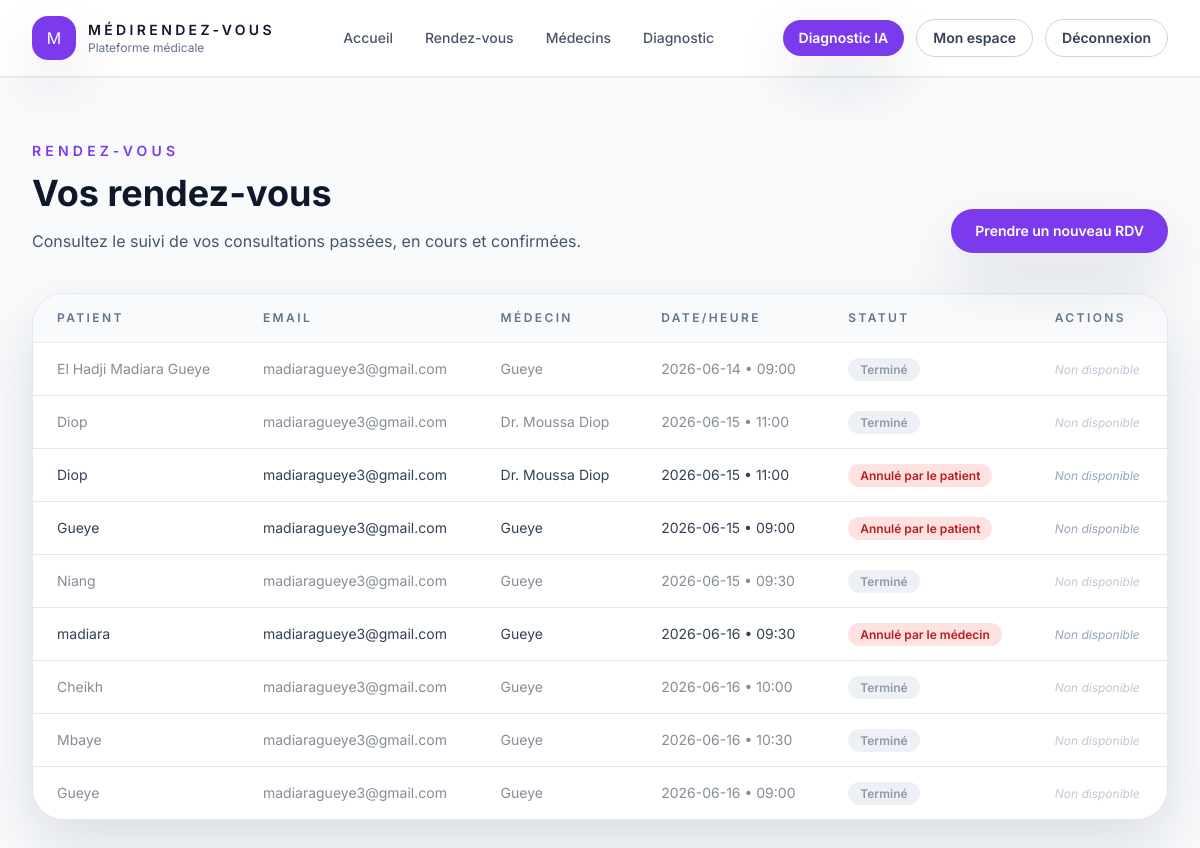
The page /rendezvous (signed in) on the database its author committed.
### app/models.py (models this page shows)
class RendezVous(db.Model):
    __tablename__ = 'rendez_vous'
    id = db.Column(db.Integer, primary_key=True)
    patient_id = db.Column(db.Integer, db.ForeignKey('patient.id', name="fk_rdv_patient"), nullable=True)
    patient_nom = db.Column(db.String(100), nullable=False)
    patient_email = db.Column(db.String(120))
    medecin_id = db.Column(db.Integer, db.ForeignKey('medecin.id', name="fk_rdv_medecin"), nullable=False)
    date = db.Column(db.String(20), nullable=False)
    horaire = db.Column(db.String(50))
    statut = db.Column(db.String(30), default='En attente')
    motif = db.Column(db.String(255))
    note = db.Column(db.Text, nullable=True)
    consultation = db.relationship('Consultation', backref='rendezvous_rel', uselist=False)

class Medecin(db.Model):
    __tablename__ = 'medecin'
    id = db.Column(db.Integer, primary_key=True)
    user_id = db.Column(db.Integer, db.ForeignKey('user.id', name="fk_medecin_user"), nullable=True)
    prenom = db.Column(db.String(80))
    nom = db.Column(db.String(100), nullable=False)
    specialite = db.Column(db.String(100), nullable=False)
    specialite_id = db.Column(db.Integer, db.ForeignKey('specialite.id', name="fk_medecin_specialite"), nullable=True)
    prix = db.Column(db.String(50), nullable=False)
    email = db.Column(db.String(120))
    telephone = db.Column(db.String(30))
    numero_ordre = db.Column(db.String(80))
    experience = db.Column(db.String(80))
    disponibilites = db.relationship('Disponibilite', backref='medecin_rel', lazy=True)
    rendezvous_list = db.relationship('RendezVous', backref='medecin', lazy=True)
    consultations = db.relationship('Consultation', backref='medecin_rel', lazy=True)

### app/routes.py (the view)
@app.route('/rendezvous')
@login_required()
def voir_rendezvous():
    today = date.today().isoformat()
    if current_user.role == 'patient' and current_user.patient:
        rdv_list = RendezVous.query.filter_by(patient_id=current_user.patient.id).order_by(RendezVous.date).all()
    elif current_user.role == 'medecin' and current_user.medecin:
        rdv_list = RendezVous.query.filter_by(medecin_id=current_user.medecin.id).order_by(RendezVous.date).all()
    else:
        rdv_list = RendezVous.query.order_by(RendezVous.date).all()
    return render_template('rendezvous.html', rdv=rdv_list, today=today,get_rdv_statut_reel=get_rdv_statut_reel)

### app/routes.py (called while the page is built)
@login_manager.user_loader
def load_user(user_id):
    return User.query.get(int(user_id))

def login_required(role=None):
    def decorator(func):
        @wraps(func)
        def wrapper(*args, **kwargs):
            if not current_user.is_authenticated:
                return redirect(url_for('login'))
            if not current_user.actif:
                logout_user()
                flash('Compte désactivé. Contactez l’administrateur.', 'danger')
                return redirect(url_for('login'))
            if role is not None:
                allowed_roles = role if isinstance(role, (list, tuple)) else [role]
                if current_user.role not in allowed_roles:
                    flash('Accès refusé.', 'danger')
                    return redirect(url_for('home'))
            return func(*args, **kwargs)
        return wrapper
    return decorator

def get_rdv_statut_reel(rdv):
    rdv_datetime_str = f"{rdv.date} {rdv.horaire[:5]}" # Format "YYYY-MM-DD HH:MM"
    try:
        rdv_datetime = datetime.strptime(rdv_datetime_str, "%Y-%m-%d %H:%M")
        if rdv_datetime < datetime.now() and rdv.statut not in ['Annulé', 'Annulé par le patient', 'Annulé par le médecin']:
            return "Terminé"
    except:
        pass
    return rdv.statut

### app/templates/rendezvous.html
{% extends "base.html" %}
{% block content %}
<section class="mx-auto max-w-7xl px-4 py-16 sm:px-6 lg:px-8">
  <div class="mb-10 flex flex-col gap-4 sm:flex-row sm:items-end sm:justify-between">
    <div>
      <p class="text-sm font-semibold uppercase tracking-[0.3em] text-violet-600">Rendez-vous</p>
      <h1 class="mt-3 text-3xl font-bold text-slate-900 sm:text-4xl">Vos rendez-vous</h1>
      <p class="mt-4 max-w-2xl text-slate-600">Consultez le suivi de vos consultations passées, en cours et confirmées.</p>
    </div>
    <a href="{{ url_for('medecins') }}" class="inline-flex items-center justify-center rounded-full bg-violet-600 px-6 py-3 text-sm font-semibold text-white shadow-soft transition hover:bg-violet-700">Prendre un nouveau RDV</a>
  </div>
  {% if rdv %}
  <div class="overflow-hidden rounded-[2rem] border border-slate-200 bg-white shadow-soft">
    <table class="min-w-full divide-y divide-slate-200">
      <thead class="bg-slate-50">
        <tr>
          <th class="px-6 py-4 text-left text-xs font-semibold uppercase tracking-[0.2em] text-slate-500">Patient</th>
          <th class="px-6 py-4 text-left text-xs font-semibold uppercase tracking-[0.2em] text-slate-500">Email</th>
          <th class="px-6 py-4 text-left text-xs font-semibold uppercase tracking-[0.2em] text-slate-500">Médecin</th>
          <th class="px-6 py-4 text-left text-xs font-semibold uppercase tracking-[0.2em] text-slate-500">Date/Heure</th>
          <th class="px-6 py-4 text-left text-xs font-semibold uppercase tracking-[0.2em] text-slate-500">Statut</th>
          <th class="px-6 py-4 text-left text-xs font-semibold uppercase tracking-[0.2em] text-slate-500">Actions</th>
        </tr>
      </thead>
      <tbody class="divide-y divide-slate-200 bg-white">
        {% for r in rdv %}
        {% set statut_reel = get_rdv_statut_reel(r) %}
        {% set is_past = (statut_reel == 'Terminé') %}
        <tr class="hover:bg-slate-50 {{ 'opacity-60' if is_past }}">
          <td class="px-6 py-4 text-sm text-slate-700">{{ r.patient_nom }}</td>
          <td class="px-6 py-4 text-sm text-slate-700">{{ r.patient_email }}</td>
          <td class="px-6 py-4 text-sm text-slate-700">{{ r.medecin.nom }}</td>
          <td class="px-6 py-4 text-sm text-slate-700">{{ r.date }} • {{ r.horaire }}</td>
          <td class="px-6 py-4 text-sm">
            <span class="rounded-full px-3 py-1 text-xs font-semibold
              {{ 'bg-slate-200 text-slate-600' if is_past
              else 'bg-emerald-100 text-emerald-700' if statut_reel == 'Confirmé'
              else 'bg-red-100 text-red-700' if 'Annulé' in statut_reel
              else 'bg-amber-100 text-amber-700' }}">
              {{ statut_reel }}
            </span>
          </td>
          <td class="px-6 py-4 text-sm">
            {% if not is_past and 'Annulé' not in statut_reel %}
            <form method="POST" action="{{ url_for('annuler_rdv_patient', rdv_id=r.id) }}">
              {% if csrf_token %}<input type="hidden" name="csrf_token" value="{{ csrf_token() }}">{% endif %}
              <button type="submit" class="text-red-600 hover:text-red-800 font-semibold text-xs transition">Annuler</button>
            </form>
            {% else %}
            <span class="text-slate-400 text-xs italic">Non disponible</span>
            {% endif %}
          </td>
        </tr>
        {% endfor %}
      </tbody>
    </table>
  </div>
  {% else %}
  <div class="rounded-[2rem] border border-slate-200 bg-white p-10 text-center shadow-soft">
    <p class="text-lg font-semibold text-slate-900">Aucun rendez-vous enregistré pour le moment.</p>
    <p class="mt-3 text-slate-600">Réservez un médecin maintenant pour commencer votre suivi santé.</p>
  </div>
  {% endif %}
</section>
{% endblock %}

### rows shown on the page
RendezVous: patient_nom "El Hadji Madiara Gueye", patient_email "madiaragueye3@gmail.com", medecin.nom "Gueye", date "2026-06-14", horaire "09:00", statut_reel "Terminé"
RendezVous: patient_nom "Diop", patient_email "madiaragueye3@gmail.com", medecin.nom "Dr. Moussa Diop", date "2026-06-15", horaire "11:00", statut_reel "Terminé"
RendezVous: patient_nom "Diop", patient_email "madiaragueye3@gmail.com", medecin.nom "Dr. Moussa Diop", date "2026-06-15", horaire "11:00", statut "Annulé par le patient", shows "Non disponible"
RendezVous: patient_nom "Gueye", patient_email "madiaragueye3@gmail.com", medecin.nom "Gueye", date "2026-06-15", horaire "09:00", statut "Annulé par le patient", shows "Non disponible"
RendezVous: patient_nom "Niang", patient_email "madiaragueye3@gmail.com", medecin.nom "Gueye", date "2026-06-15", horaire "09:30", statut_reel "Terminé"
RendezVous: patient_nom "madiara", patient_email "madiaragueye3@gmail.com", medecin.nom "Gueye", date "2026-06-16", horaire "09:30", statut "Annulé par le médecin", shows "Non disponible"
RendezVous: patient_nom "Cheikh", patient_email "madiaragueye3@gmail.com", medecin.nom "Gueye", date "2026-06-16", horaire "10:00", statut_reel "Terminé"
RendezVous: patient_nom "Mbaye", patient_email "madiaragueye3@gmail.com", medecin.nom "Gueye", date "2026-06-16", horaire "10:30", statut_reel "Terminé"
RendezVous: patient_nom "Gueye", patient_email "madiaragueye3@gmail.com", medecin.nom "Gueye", date "2026-06-16", horaire "09:00", statut_reel "Terminé"
